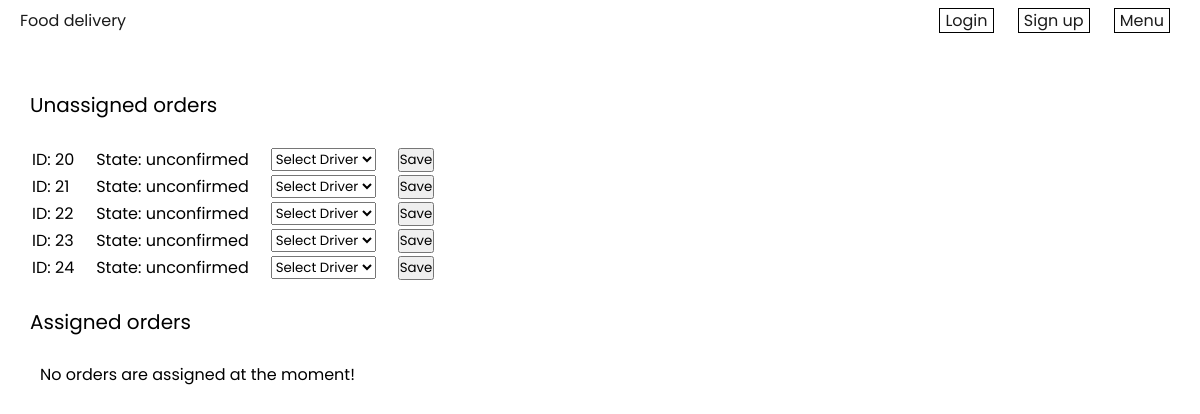
The app's page /manageDrivers.php with its own data.
### tables this page shows
CREATE TABLE `order` (
  orderId INT AUTO_INCREMENT NOT NULL PRIMARY KEY,
  additionalInfo TEXT,
  state ENUM("unconfirmed", "confirmed", "delivery"),
  dinerId INT NOT NULL,
  driverId INT NULL,
  restaurantId INT NOT NULL,
  FOREIGN KEY (dinerId) REFERENCES person(personId),
  FOREIGN KEY (driverId) REFERENCES person(personId),
  FOREIGN KEY (restaurantId) REFERENCES restaurant(restaurantId)
);

### manageDrivers.php (the view, shortened to what this page needs)
<link rel="stylesheet" href="styles/manage-users-style.css">
<div class="main-page-container">
<?php
include "header.php";
include "dbConnect.php";
$orders = $pdo->query("SELECT orderId,O.state,Name FROM `order` O LEFT JOIN person on driverId = personId")->fetchAll(PDO::FETCH_ASSOC);
$drivers = $pdo->query("SELECT personId,Name, COUNT(orderId) as pocet FROM person LEFT JOIN `order` on person.personId = `order`.driverId where person.state='driver' group by personId,Name order by Count(orderId)
")->fetchAll(PDO::FETCH_ASSOC);
print_orders_and_drivers($orders,$drivers);
function print_orders_and_drivers($orders,$drivers){
    echo "<p class='orders-p'>Unassigned orders</p><br>";
    echo "<table class=\"person-table\"> ";
    $unnasigned = [];
    foreach ($orders as $order) {
        if ($order['state']=='unconfirmed'){
            print_order($order,$drivers,false);
        }
        else{
            array_push($unnasigned,$order);
        }
    }
    echo "</table><br>";
    echo "<p class='orders-p'>Assigned orders</p><br>";
    echo "<table class=\"person-table\"> ";
    if(empty($unnasigned)){
        echo "<p style='margin-left:30px'> No orders are assigned at the moment!</p>";
    }
    echo "</table>";
        }
function print_order($order,$drivers,$assigned){
    $order_id = $order['orderId'];
            echo <<<HTML
            <tr>
                <td class="person-td">ID: $order_id</td>
                <td class="person-td">State: {$order['state']}</td>
HTML;
echo <<<HTML
                <td class="person-td">
                    <form action="#" method="post">
                    <select name="AssignDriver">
                        <option value="" selected disabled hidden>Select Driver</option>
HTML;
            echo <<<HTML
                    </select>
                </td>
                <td class="person-td"><input type="submit" name="submit" value="Save"></td>
                </form>
            </tr>
HTML;
}
?>
</div>

### styles/manage-users-style.css (style rules this page uses)
.person-table { margin-left: 20px; margin-right: 20px; }
.person-td { text-align: left; padding-right:20px; }
.orders-p { margin-left: 20px; font-size: 20px; }

### styles/style.css (style rules this page uses)
* { box-sizing: border-box; margin: 0; padding: 0; font-family: 'Poppins', sans-serif; }
.main-page-container { max-width: 1300px; margin: 0 auto; padding: 0 10px; position: relative; }

### records on screen
order: orderId "20", state "unconfirmed"
order: orderId "21", state "unconfirmed"
order: orderId "22", state "unconfirmed"
order: orderId "23", state "unconfirmed"
order: orderId "24", state "unconfirmed"
